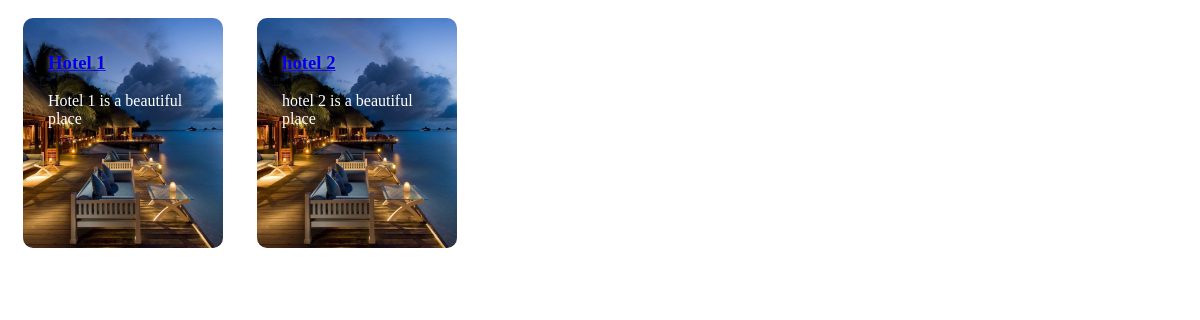
The app's page /user/rangamati/, older data.
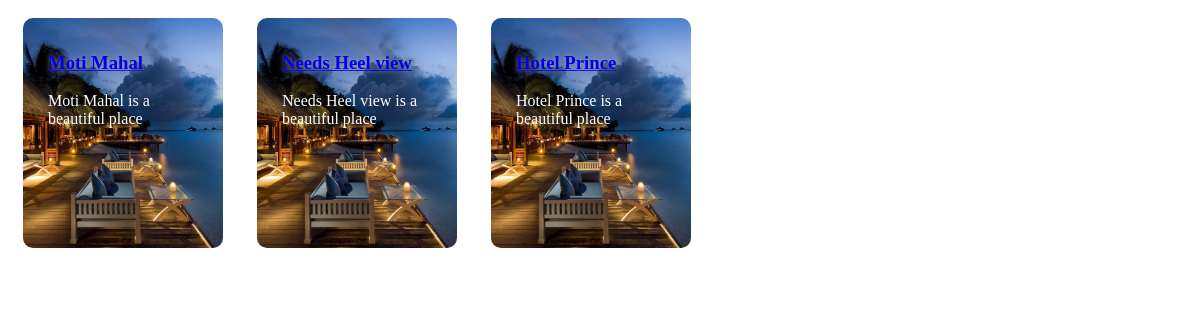
The same page, newer data.
### user/models.py (models this page shows, shortened)
class Hotels(models.Model):
    big_city_name = models.CharField(max_length=100)
    name = models.CharField(max_length=100)
    email = models.EmailField(max_length=254)
    phone = models.CharField(max_length=100)
    location = models.CharField(max_length=100)
    meals = models.TextField(max_length=300)
    review = models.TextField(max_length=300)

### user/views.py (the view)
# urls.py: path("rangamati/", views.rangamati, name="user-rangamati"),
def rangamati(request):
    data = Hotels.objects.all()
    return render(request, 'user/rangamati.html', {'hotel' : data})

### user/templates/user/rangamati.html
{% load static %}
{% for i in hotel %}
    {% if i.big_city_name == 'Rangamati' %}
        <link rel="stylesheet" href="{%static 'app1/Hotelcard.css' %}">
        <div class="card card1">
               <h3><a href="{% url 'user-rangamati_sub' i.id %}">{{i.name}}</a></h3>
               <p>{{i.name}} is a beautiful place</p>
           </div>
    {% endif %}
{% endfor %}

### app1/static/app1/Hotelcard.css (style rules this page uses)
.card { width: 200px; height: 230px; display: inline-block; border-radius: 10px; padding: 15px 25px; box-sizing: border-box; cursor: pointer; margin: 10px 15px; background-image: url('images/Hotel.jpg'); background-position: center; background-size: cover; transition: transform 0.5s; }
h3 { color: #ffff; text-shadow: 0 0 5px #999; }
p { color:#ffff; }

Row changes from the older to the newer data that the page shows:
removed Hotels: name "Hotel 1"
removed Hotels: name "hotel 2"
added Hotels: name "Moti Mahal"
added Hotels: name "Needs Heel view"
added Hotels: name "Hotel Prince"
